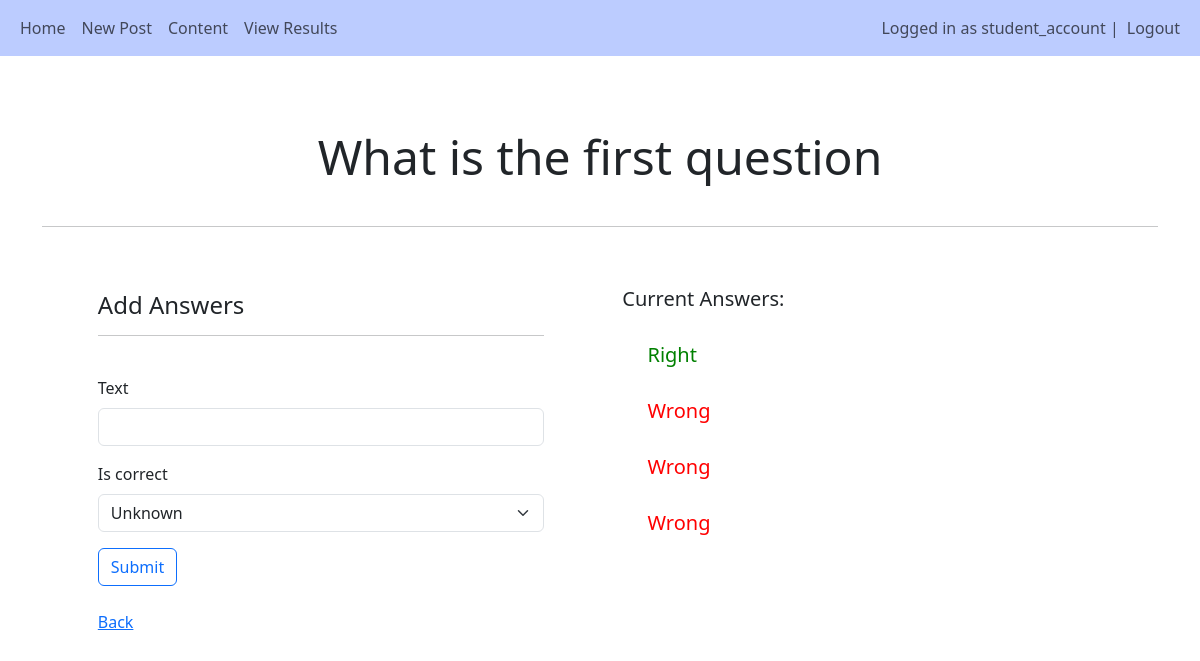
Page /home/answer_setup/1 (signed in) on the committed database.
### main/models.py (models this page shows, shortened)
class User(AbstractUser):
    is_teacher = models.BooleanField('Is teacher', default=False)
    is_student = models.BooleanField('Is student', default=False)

class Question(models.Model):
    subject = models.ForeignKey(Subject, related_name="questions", on_delete=models.CASCADE)
    text = models.CharField('Question', max_length=255, blank=True)

class Answer(models.Model):
    question = models.ForeignKey(Question, related_name="answers", on_delete=models.CASCADE)
    text = models.CharField(max_length=255, null=True, blank=True)
    is_correct = models.BooleanField(null=True, blank=True)

### main/views.py (the view)
# urls.py: path('answer_setup/<int:pk>', views.answer_setup, name='answer_setup'),
@login_required(login_url="/login")
def answer_setup(request, pk):
    question = Question.objects.get(id=pk)
    answers = question.answers.all()
    if request.method == 'POST':
        form = AnswerForm(request.POST)
        if form.is_valid():
            answer = form.save(commit=False)
            answer.question = question
            answer.save()
            return redirect('/answer_setup/' + str(pk), {"answers":answers, "form":form, "question":question})
    else:
        form = AnswerForm()
    return render(request, 'main/subject/answer_setup.html', {"answers":answers, "form":form, "question":question})

### main/forms.py
class AnswerForm(forms.ModelForm):
    class Meta:
        model = Answer
        fields = ["text", "is_correct"]

### main/templates/main/subject/answer_setup.html (shortened to what this page needs)
{% extends 'main/base.html'%}
{% load crispy_forms_tags %}
{% block content %}
<br><br>
<div>
    <h4 style="margin:auto; text-align:center" class="display-5">{{question.text}}</h4><br><hr>
    <div style="float:left; width:40%; margin-left:5%">
        <br><br>
        <h4>Add Answers</h4>
        <hr><br>
        <form method='POST'>
            {{form|crispy}}
            <button type="sumbit" class="btn btn-outline-primary" name="submitform" >Submit</button>
        </form><br>
        <a href="{% url 'question_setup' question.subject.pk %}">Back</a>
    </div>
</div>
<div style="float:right; width:45%; margin-top:20px; margin-right:3%"><br>
    <h5>Current Answers:</h5><br>
        <div style="margin-left:5%">
        {% for answer in answers%}
            {% if answer.is_correct %}
            <h5 style="color:green">{{answer.text}}</h5>
            {% else %}
            <h5 style="color:red">{{answer.text}}</h5>
            {% endif %}
            <br>
        {% empty %}
        <p>This question currently has no answers...</p>
        {% endfor %}
        </div>
{% endblock %}

### main/templates/main/base.html (shortened to what this page needs)
<!DOCTYPE html>
<html lang="en">
<head>
    <link href="https://cdn.jsdelivr.net/npm/bootstrap@5.3.2/dist/css/bootstrap.min.css" rel="stylesheet">
    <link rel="stylesheet" href="https://cdnjs.cloudflare.com/ajax/libs/font-awesome/4.7.0/css/font-awesome.min.css">
</head>
<body>
    <nav class="navbar navbar-light navbar-expand-lg" style="background-color: #bcccff;">
        <div class="container-fluid">
            <div>
                <ul class="nav navbar-nav">
                    <li class="nav-item">
                        <a class="nav-link" href="/home">Home</a>
                    </li>
                    {% if user.is_teacher %}
                    <li class="nav-item">
                        <a class="nav-link" href="/create_post">Post Content</a>
                    </li>
                    <li class="nav-item">
                        <a class="nav-link" href="/subject_setup">New Subject</a>
                    </li>
                    <li class="nav-item">
                        <a class="nav-link" href="/view_subjects">View Subjects</a>
                    </li>
                    <li class="nav-item">
                        <a class="nav-link" href="/group_results">View Scores</a>
                    </li>
                    {% elif user.is_student %}
                    <li class="nav-item">
                        <a class="nav-link" href="/create_post">New Post</a>
                    </li>
                    <li class="nav-item">
                        <a class="nav-link" href="/content">Content</a>
                    </li>
                    <li class="nav-item">
                        <a class="nav-link" href="/ind_results">View Results</a>
                    </li>
                    {% endif %}
                </ul>
            </div>
            <div>
                <ul class="navbar-nav">
                    {% if user.is_authenticated %}
                    <span class="navbar-text">Logged in as {{user.username}} | </span>
                    <li class="nav-item">
                        <a class="nav-link" href="/logout">Logout</a>
                    </li>
                    {% else %}
                    <li class="nav-item">
                        <a class="nav-link" href="/login">Login</a>
                    </li>
                    {% endif %}
                </ul>
            </div>
        </div>
    </nav><br>
        <div class="container">
            {% block content %}
            {% endblock %}
        </div>
</body>
</html>

### rows in the picture
User: username "student_account"
Question: text "What is the first question"
Answer: text "Right"
Answer: text "Wrong"
Answer: text "Wrong"
Answer: text "Wrong"
